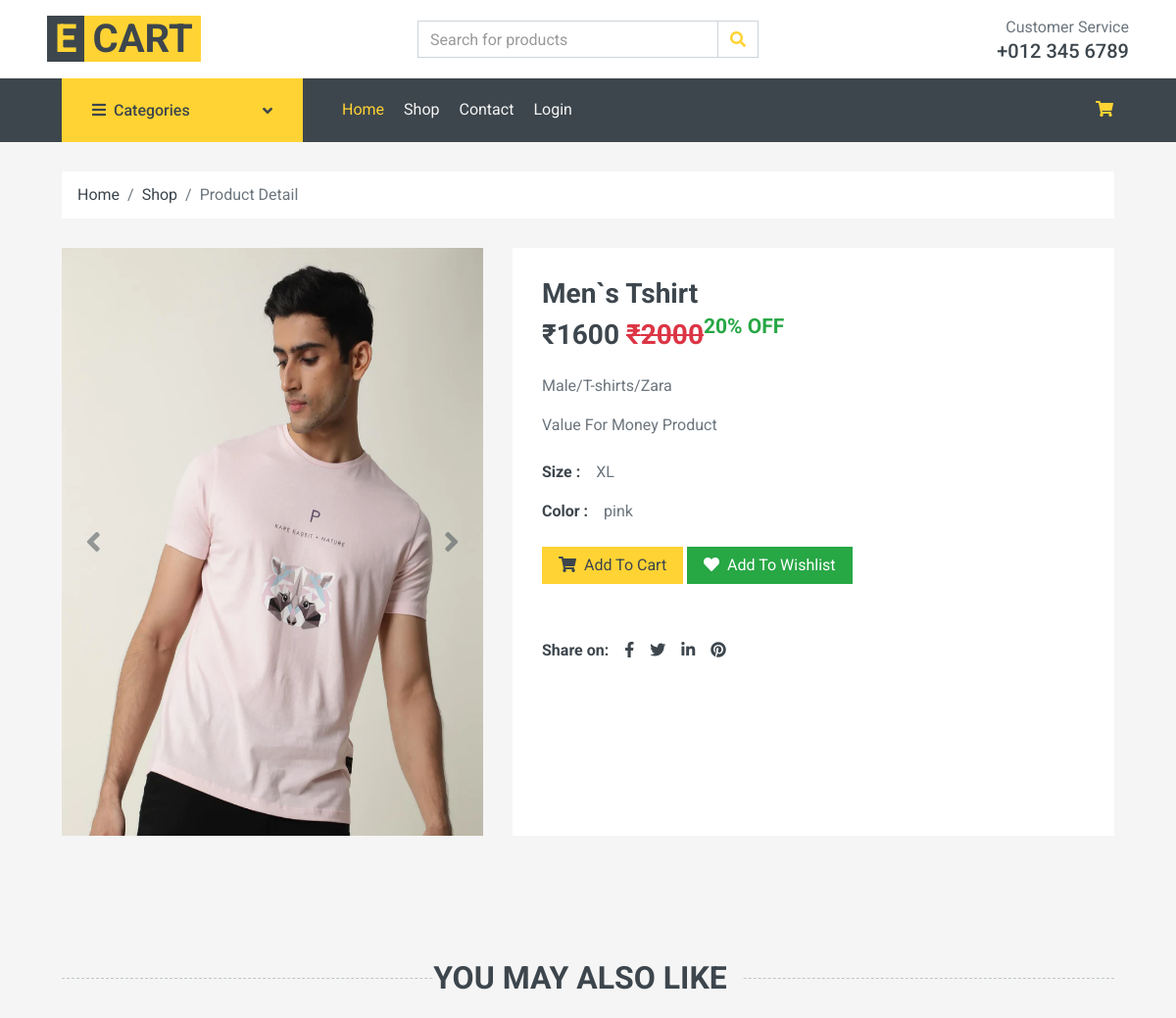
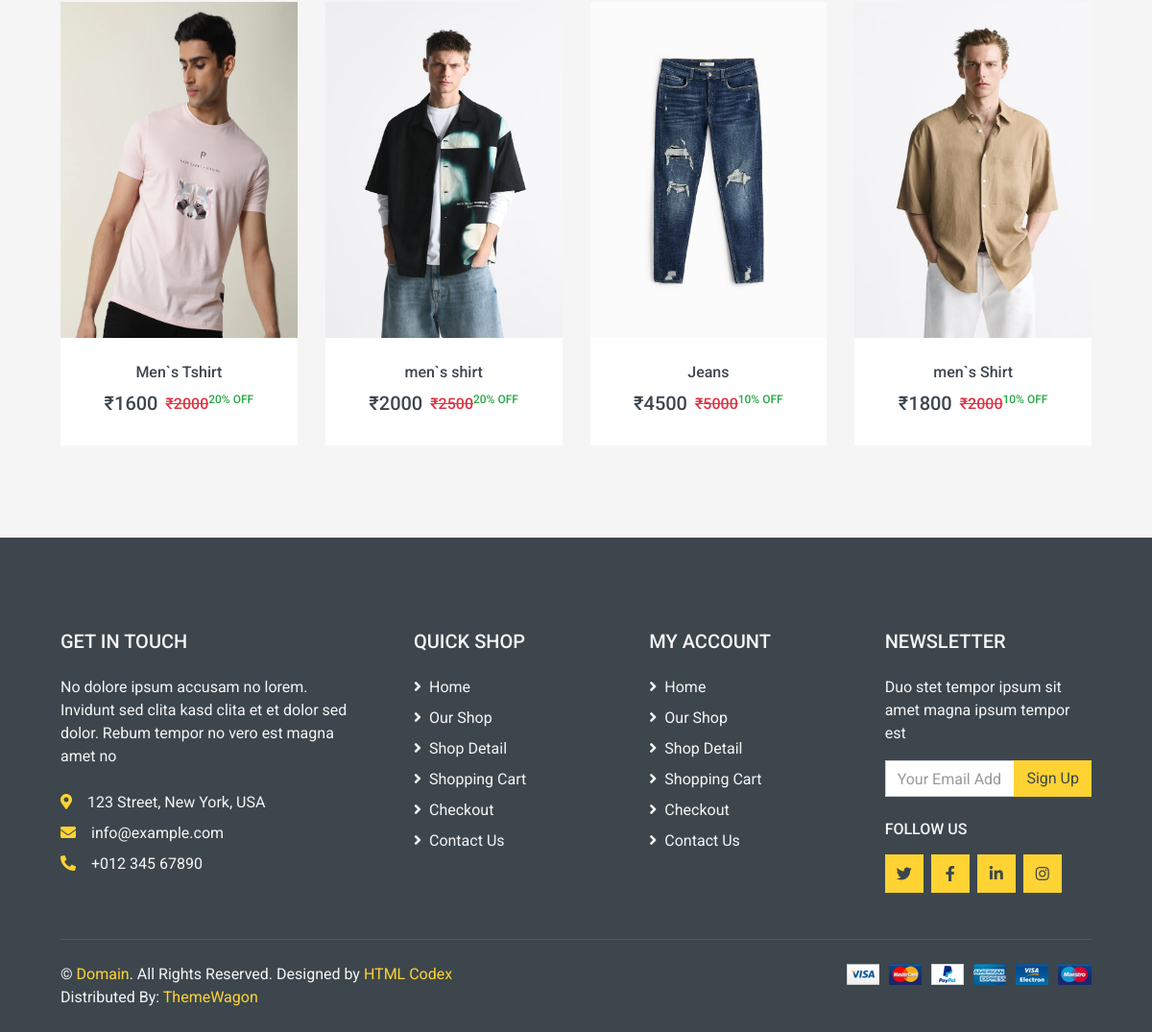
Page /single-product/1 on the committed database (2 pictures, top to bottom).
### mainApp/models.py (models this page shows, shortened)
class Product(models.Model):
    id = models.AutoField(primary_key=True)
    name = models.CharField(max_length=30)
    maincategory = models.ForeignKey(Maincategory, on_delete=models.CASCADE)
    subcategory = models.ForeignKey(Subcategory, on_delete=models.CASCADE)
    brand = models.ForeignKey(Brand, on_delete=models.CASCADE)
    color = models.CharField(max_length=20)
    size = models.CharField(max_length=20)
    baseprice = models.IntegerField()
    discount = models.IntegerField()
    finalprice = models.IntegerField()
    stock = models.BooleanField(default=True)
    description = models.TextField()
    pic1 = models.ImageField(upload_to="products")
    pic2 = models.ImageField(upload_to="products",
                             default=None, null=True, blank=True)
    pic3 = models.ImageField(upload_to="products",
                             default=None, null=True, blank=True)
    pic4 = models.ImageField(upload_to="products",
                             default=None, null=True, blank=True)

class Maincategory(models.Model):
    id = models.AutoField(primary_key=True)
    name = models.CharField(max_length=30)
    def __str__(self):
        return self.name

class Subcategory(models.Model):
    id = models.AutoField(primary_key=True)
    name = models.CharField(max_length=30)
    def __str__(self):
        return self.name

class Brand(models.Model):
    id = models.AutoField(primary_key=True)
    name = models.CharField(max_length=30)
    pic = models.ImageField(
        upload_to="brands", default=None, null=True, blank=True)
    def __str__(self):
        return self.name

### mainApp/views.py (the view)
# urls.py: path("single-product/<int:id>", mainApp.singleProductPage),
def singleProductPage(Request, id):
    data = Product.objects.get(id=id)
    relatedProducts = Product.objects.filter(
        maincategory=Maincategory.objects.get(name=data.maincategory)
    )
    return render(
        Request, "detail.html", {"data": data, "relatedProducts": relatedProducts}
    )

### mainApp/templates/detail.html (shortened to what this page needs)
{% extends 'index.html'%}
{% load static %}
{% block body %}
<div class="container-fluid">
    <div class="row px-xl-5">
        <div class="col-12">
            <nav class="breadcrumb bg-light mb-30">
                <a class="breadcrumb-item text-dark" href="/">Home</a>
                <a class="breadcrumb-item text-dark" href="/shop/All/All/All/">Shop</a>
                <span class="breadcrumb-item active">Product Detail</span>
            </nav>
        </div>
    </div>
</div>
<div class="container-fluid pb-5">
    <div class="row px-xl-5">
        <div class="col-lg-5 mb-30">
            <div id="product-carousel" class="carousel slide" data-ride="carousel">
                <div class="carousel-inner bg-light">
                    <div class="carousel-item active">
                        <img class="w-100" src="{{data.pic1.url}}" height="600px" alt="Image">
                    </div>
                </div>
                <a class="carousel-control-prev" href="#product-carousel" data-slide="prev">
                    <i class="fa fa-2x fa-angle-left text-dark"></i>
                </a>
                <a class="carousel-control-next" href="#product-carousel" data-slide="next">
                    <i class="fa fa-2x fa-angle-right text-dark"></i>
                </a>
            </div>
        </div>
        <div class="col-lg-7 h-auto mb-30">
            <div class="h-100 bg-light p-30">
                <h3>{{data.name}}</h3>
                <h3 class="font-weight-semi-bold mb-4">&#8377;{{data.finalprice}} <del
                        class="text-danger">&#8377;{{data.baseprice}}</del><sup class="text-success">{{data.discount}}%
                        OFF</sup></h3>
                <p>{{data.maincategory}}/{{data.subcategory}}/{{data.brand}}</p>
                <p class="mb-4">{{data.description}}</p>
                <div class="d-flex mb-3">
                    <strong class="text-dark mr-3">Size :</strong>
                    {{data.size}}
                </div>
                <div class="d-flex mb-4">
                    <strong class="text-dark mr-3">Color :</strong>
                    {{data.color}}
                </div>
                <a class="btn btn-primary px-3" href="/add-to-cart/{{data.id}}/"><i
                        class="fa fa-shopping-cart mr-1"></i> Add To
                    Cart</a>
                <a class="btn btn-success px-3" href="/add-to-wishlist/{{data.id}}/"><i class="fa fa-heart mr-1 "></i>
                    Add To
                    Wishlist</a>
                <div class="d-flex pt-2 mt-5">
                    <strong class="text-dark mr-2">Share on:</strong>
                    <div class="d-inline-flex">
                        <a class="text-dark px-2" href="">
                            <i class="fab fa-facebook-f"></i>
                        </a>
                        <a class="text-dark px-2" href="">
                            <i class="fab fa-twitter"></i>
                        </a>
                        <a class="text-dark px-2" href="">
                            <i class="fab fa-linkedin-in"></i>
                        </a>
                        <a class="text-dark px-2" href="">
                            <i class="fab fa-pinterest"></i>
                        </a>
                    </div>
                </div>
            </div>
        </div>
    </div>
</div>
<div class="container-fluid py-5">
    <h2 class="section-title position-relative text-center text-uppercase mx-xl-5 mb-4"><span
            class="bg-secondary pr-3">You May
            Also Like</span></h2>
    <div class="row px-xl-5">
        <div class="col">
            <div class="owl-carousel related-carousel">
                {% for items in relatedProducts %}
                <div class="product-item bg-light">
                    <div class="product-img position-relative overflow-hidden">
                        <a href="/single-product/{{items.id}}"><img class="" src="{{items.pic1.url}}"
                                style="height: 350px;" width="100%" alt="">
                        </a>
                    </div>
                    <div class="text-center py-4">
                        <a class="h6 text-decoration-none text-truncate"
                            href="/single-product/{{items.id}}">{{items.name}}</a>
                        <div class="d-flex align-items-center justify-content-center mt-2">
                            <h5>&#8377;{{items.finalprice}}</h5>
                            <h6 class="text-muted ml-2 "><del class="text-danger">&#8377;{{items.baseprice}}</del><sup
                                    class="text-success">{{items.discount}}% OFF</sup></h6>
                        </div>
                    </div>
                </div>
                {% endfor %}
            </div>
        </div>
    </div>
</div>
{% endblock %}

### rows in the picture
Product: pic1 (picture), name "Men`s Tshirt", finalprice "1600", baseprice "2000", discount "20", maincategory "Male", subcategory "T-shirts", brand "Zara", description "Value For Money Product", size "XL", color "pink"
Product: pic1 (picture), name "men`s shirt", finalprice "2000", baseprice "2500", discount "20"
Product: pic1 (picture), name "Jeans", finalprice "4500", baseprice "5000", discount "10"
Product: pic1 (picture), name "men`s Shirt", finalprice "1800", baseprice "2000", discount "10"
